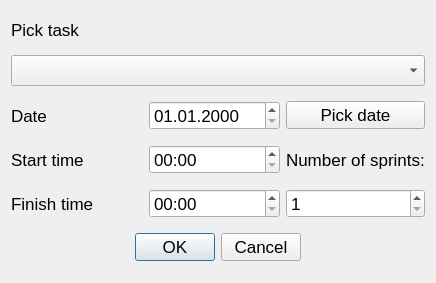
<?xml version="1.0" encoding="UTF-8"?>
<ui version="4.0">
 <class>AddSprintDialog</class>
 <widget class="QDialog" name="AddSprintDialog">
  <property name="geometry">
   <rect>
    <x>0</x>
    <y>0</y>
    <width>436</width>
    <height>283</height>
   </rect>
  </property>
  <property name="windowTitle">
   <string>Add Sprint</string>
  </property>
  <layout class="QGridLayout" name="gridLayout">
   <item row="1" column="0" colspan="3">
    <widget class="QComboBox" name="cbPickTask">
     <property name="font">
      <font>
       <pointsize>14</pointsize>
      </font>
     </property>
     <property name="toolTip">
      <string>Pick associated Todo Item</string>
     </property>
     <property name="editable">
      <bool>false</bool>
     </property>
     <property name="currentText">
      <string/>
     </property>
    </widget>
   </item>
   <item row="2" column="0">
    <widget class="QLabel" name="label">
     <property name="font">
      <font>
       <pointsize>13</pointsize>
      </font>
     </property>
     <property name="text">
      <string>Date</string>
     </property>
    </widget>
   </item>
   <item row="2" column="1">
    <widget class="QDateEdit" name="dateEditSprintDate">
     <property name="font">
      <font>
       <pointsize>13</pointsize>
      </font>
     </property>
     <property name="displayFormat">
      <string>dd.MM.yyyy</string>
     </property>
    </widget>
   </item>
   <item row="2" column="2">
    <widget class="QPushButton" name="pushButtonPickDate">
     <property name="font">
      <font>
       <pointsize>13</pointsize>
      </font>
     </property>
     <property name="text">
      <string>Pick date</string>
     </property>
    </widget>
   </item>
   <item row="3" column="0">
    <widget class="QLabel" name="label_2">
     <property name="font">
      <font>
       <pointsize>13</pointsize>
      </font>
     </property>
     <property name="text">
      <string>Start time</string>
     </property>
    </widget>
   </item>
   <item row="3" column="1">
    <widget class="QTimeEdit" name="timeEditSprintStartTime">
     <property name="font">
      <font>
       <pointsize>13</pointsize>
      </font>
     </property>
     <property name="displayFormat">
      <string>hh:mm</string>
     </property>
    </widget>
   </item>
   <item row="4" column="0">
    <widget class="QLabel" name="label_3">
     <property name="font">
      <font>
       <pointsize>13</pointsize>
      </font>
     </property>
     <property name="text">
      <string>Finish time</string>
     </property>
    </widget>
   </item>
   <item row="4" column="1">
    <widget class="QTimeEdit" name="timeEditSprintFinishTime">
     <property name="font">
      <font>
       <pointsize>13</pointsize>
      </font>
     </property>
     <property name="displayFormat">
      <string>hh:mm</string>
     </property>
    </widget>
   </item>
   <item row="5" column="0" colspan="3" alignment="Qt::AlignHCenter">
    <widget class="QDialogButtonBox" name="buttonBoxConfirmOrCancel">
     <property name="font">
      <font>
       <pointsize>13</pointsize>
      </font>
     </property>
     <property name="orientation">
      <enum>Qt::Horizontal</enum>
     </property>
     <property name="standardButtons">
      <set>QDialogButtonBox::Cancel|QDialogButtonBox::Ok</set>
     </property>
    </widget>
   </item>
   <item row="0" column="0" colspan="3">
    <widget class="QLabel" name="label_4">
     <property name="sizePolicy">
      <sizepolicy hsizetype="Preferred" vsizetype="Fixed">
       <horstretch>0</horstretch>
       <verstretch>0</verstretch>
      </sizepolicy>
     </property>
     <property name="font">
      <font>
       <pointsize>13</pointsize>
      </font>
     </property>
     <property name="text">
      <string>Pick task</string>
     </property>
    </widget>
   </item>
   <item row="3" column="2">
    <widget class="QLabel" name="lblNumSprints">
     <property name="font">
      <font>
       <pointsize>13</pointsize>
      </font>
     </property>
     <property name="text">
      <string>Number of sprints:</string>
     </property>
    </widget>
   </item>
   <item row="4" column="2">
    <widget class="QSpinBox" name="sbNumSpints">
     <property name="font">
      <font>
       <pointsize>13</pointsize>
      </font>
     </property>
     <property name="minimum">
      <number>1</number>
     </property>
     <property name="value">
      <number>1</number>
     </property>
    </widget>
   </item>
  </layout>
 </widget>
 <resources/>
 <connections>
  <connection>
   <sender>buttonBoxConfirmOrCancel</sender>
   <signal>accepted()</signal>
   <receiver>AddSprintDialog</receiver>
   <slot>accept()</slot>
   <hints>
    <hint type="sourcelabel">
     <x>248</x>
     <y>254</y>
    </hint>
    <hint type="destinationlabel">
     <x>157</x>
     <y>274</y>
    </hint>
   </hints>
  </connection>
  <connection>
   <sender>buttonBoxConfirmOrCancel</sender>
   <signal>rejected()</signal>
   <receiver>AddSprintDialog</receiver>
   <slot>reject()</slot>
   <hints>
    <hint type="sourcelabel">
     <x>316</x>
     <y>260</y>
    </hint>
    <hint type="destinationlabel">
     <x>286</x>
     <y>274</y>
    </hint>
   </hints>
  </connection>
  <connection>
   <sender>dateEditSprintDate</sender>
   <signal>dateChanged(QDate)</signal>
   <receiver>timeEditSprintStartTime</receiver>
   <slot>setDate(QDate)</slot>
   <hints>
    <hint type="sourcelabel">
     <x>215</x>
     <y>150</y>
    </hint>
    <hint type="destinationlabel">
     <x>215</x>
     <y>190</y>
    </hint>
   </hints>
  </connection>
  <connection>
   <sender>dateEditSprintDate</sender>
   <signal>dateChanged(QDate)</signal>
   <receiver>timeEditSprintFinishTime</receiver>
   <slot>setDate(QDate)</slot>
   <hints>
    <hint type="sourcelabel">
     <x>215</x>
     <y>150</y>
    </hint>
    <hint type="destinationlabel">
     <x>215</x>
     <y>230</y>
    </hint>
   </hints>
  </connection>
 </connections>
</ui>
